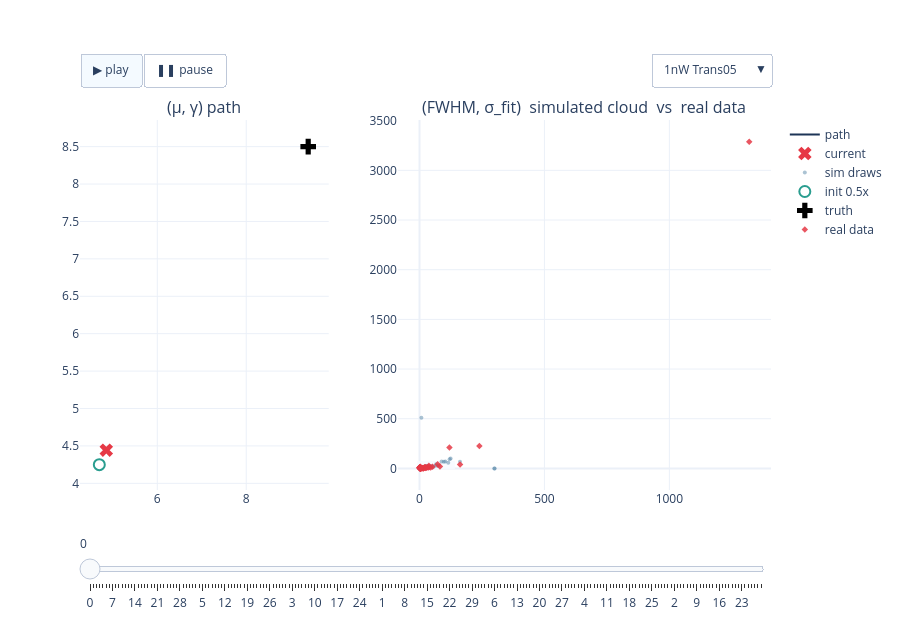

Here is the notebook cell this chart was saved with:
### Code cell
# FIG 1a — 1nW interactive: path + cloud, experiment dropdown + play/slider   (22a verbatim)
fig_1nW = build_power_figure(RESULTS, '1nW')
if fig_1nW is not None:
    _h = os.path.join(REPO_ROOT, 'notebooks', '24_realdata_accuracy', '24z-fig1a-1nW-paths-clouds.html')
    fig_1nW.write_html(_h, include_plotlyjs='cdn', config=CONFIG_PLOT)
    print('wrote', _h, f'({os.path.getsize(_h)/1e6:.1f} MB)')
    fig_1nW.show(config=CONFIG_PLOT)
